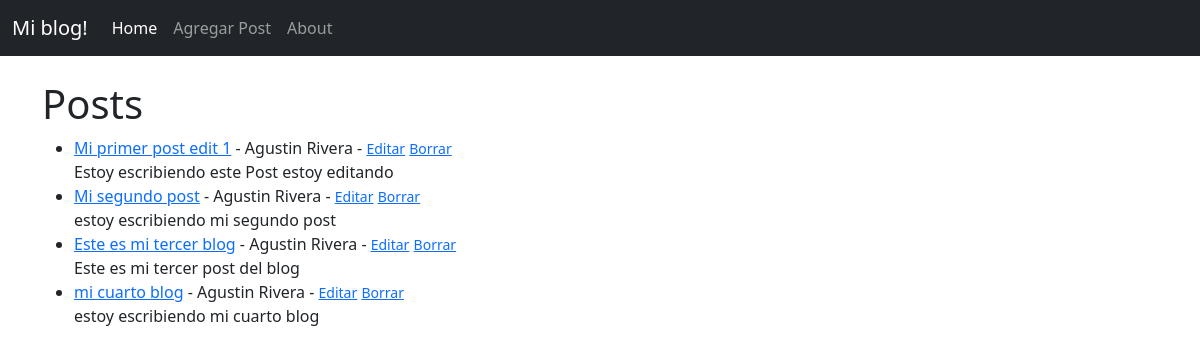
Before: / with the older database file.
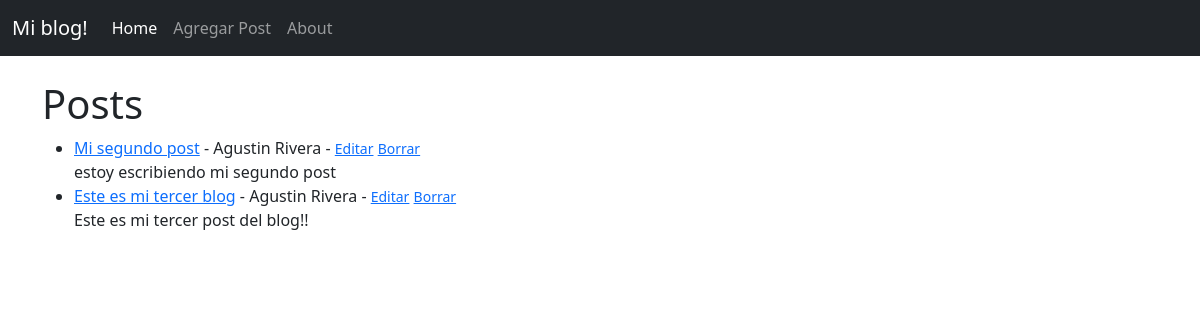
After: the same page with the newer database file.
### appblog/models.py (models this page shows, shortened)
class Post(models.Model):
    titulo = models.CharField(max_length=60)
    titulo_tag = models.CharField(max_length=60)
    autor = models.ForeignKey(User, on_delete=models.CASCADE)
    cuerpo = models.TextField()
    fecha = models.DateField(auto_now_add=True)

### appblog/views.py (the view)
# urls.py: path('', PostList.as_view(), name="inicio"),
class PostList(ListView):
    model = Post
    template_name = 'appblog/inicio.html'

### appblog/templates/appblog/inicio.html
{% extends 'appblog/base.html' %}
{% block contenido %}
<h1> Posts </h1>
<ul>
{% for Post in object_list %}
    <li><a href="{% url 'detalle-post' Post.id %}" >{{ Post.titulo }}</a> - {{ Post.autor.first_name }}
        {{Post.autor.last_name }} - <small><a href="{% url 'actualizar-post' Post.id %}">Editar</a></small>
        <small><a href="{% url 'borrar-post' Post.id %}">Borrar</a></small>
    <br/>
    {{ Post.cuerpo }}</li>
{% endfor %}
</ul>
{% endblock %}

Changed rows visible on the page:
removed Post: titulo "Mi primer post edit 1", autor.first_name "Agustin", autor.last_name "Rivera", cuerpo "Estoy escribiendo este Post estoy editando"
removed Post: titulo "mi cuarto blog", autor.first_name "Agustin", autor.last_name "Rivera", cuerpo "estoy escribiendo mi cuarto blog"
changed Post "Este es mi tercer blog": cuerpo "Este es mi tercer post del blog" → "Este es mi tercer post del blog!!"
